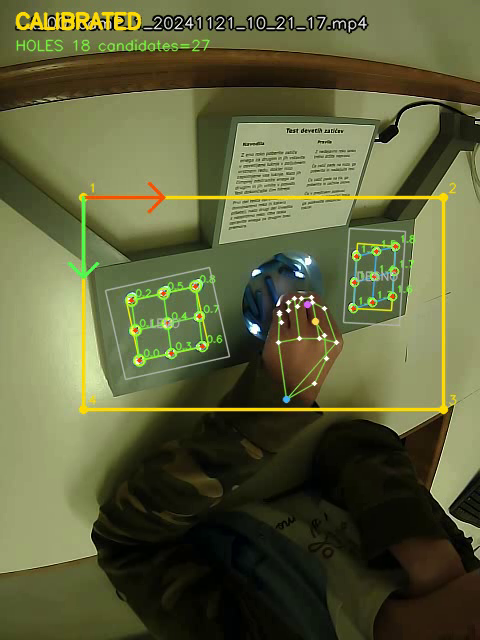
#> input picture LaTeX_example/fig/article/calibrated_frame.png, 480 x 640 px
$ python test_detect_side_hole_grids.py --image LaTeX_example/fig/article/calibrated_frame.png
#> lines starting #> are read from the running program, lines starting #| are printed output that depends on the picture; after the words box and inside, x2 and y2 are one past the last pixel; in counts of white or black regions, pixels touching at a corner belong together
import argparse
import json
import math
from collections import deque
from pathlib import Path
from typing import Dict, List, Optional, Tuple

import cv2
import numpy as np


Point = Tuple[float, float]


def merge_close_points(points: List[Dict], merge_dist_px: float) -> List[Dict]:
    merged: List[Dict] = []
    for point in points:
        found = False
        for existing in merged:
            dist = float(np.hypot(point["x"] - existing["x"], point["y"] - existing["y"]))
            if dist <= merge_dist_px:
                existing["x"] = 0.5 * (existing["x"] + point["x"])
                existing["y"] = 0.5 * (existing["y"] + point["y"])
                existing["r"] = max(existing["r"], point["r"])
                existing["area"] = max(existing["area"], point["area"])
                existing["score"] = max(existing["score"], point["score"])
                found = True
                break
        if not found:
            merged.append(dict(point))
    return merged


def detect_bright_hole_candidates(
    image_bgr: np.ndarray,
    gray_threshold: int,
    value_threshold: int,
    min_radius: float,
    max_radius: float,
    min_area: float,
    max_area: float,
    min_circularity: float,
) -> Tuple[List[Dict], np.ndarray]:
    gray = cv2.cvtColor(image_bgr, cv2.COLOR_BGR2GRAY)
    hsv = cv2.cvtColor(image_bgr, cv2.COLOR_BGR2HSV)
    value = hsv[:, :, 2]

    # The true holes are bright circular spots. The white text plate becomes one
    # large component and is rejected by area/radius; black text is not selected.
    mask = np.where((gray >= gray_threshold) | (value >= value_threshold), 255, 0).astype(np.uint8)
    mask = cv2.morphologyEx(mask, cv2.MORPH_OPEN, np.ones((2, 2), np.uint8), iterations=1)

    contours, _ = cv2.findContours(mask, cv2.RETR_EXTERNAL, cv2.CHAIN_APPROX_SIMPLE)
    points: List[Dict] = []

    for contour in contours:
        area = float(cv2.contourArea(contour))
        if area < min_area or area > max_area:
            continue

        perimeter = float(cv2.arcLength(contour, True))
        if perimeter <= 0:
            continue

        circularity = float(4.0 * math.pi * area / (perimeter * perimeter))
        if circularity < min_circularity:
            continue

        (x, y), radius = cv2.minEnclosingCircle(contour)
        if radius < min_radius or radius > max_radius:
            continue

        local_mask = np.zeros(gray.shape, dtype=np.uint8)
        cv2.drawContours(local_mask, [contour], -1, 255, -1)
        mean_value = float(cv2.mean(value, mask=local_mask)[0])

        points.append(
            {
                "x": float(x),
                "y": float(y),
                "r": float(radius),
                "area": area,
                "circularity": circularity,
                "mean_value": mean_value,
                "score": mean_value * circularity * area,
            }
        )

    points = merge_close_points(points, merge_dist_px=max(3.5, 1.2 * min_radius))
    points.sort(key=lambda item: (item["y"], item["x"]))
    return points, mask


def cluster_candidates(points: List[Dict], link_distance_px: float) -> List[List[int]]:
    if not points:
        return []

    coords = np.asarray([[p["x"], p["y"]] for p in points], dtype=np.float32)
    visited = np.zeros(len(points), dtype=bool)
    clusters: List[List[int]] = []

    for start in range(len(points)):
        if visited[start]:
            continue

        queue: deque[int] = deque([start])
        visited[start] = True
        cluster = []

        while queue:
            idx = queue.popleft()
            cluster.append(idx)
            dists = np.linalg.norm(coords - coords[idx].reshape(1, 2), axis=1)
            neighbors = np.where((dists <= link_distance_px) & (~visited))[0]
            for neighbor in neighbors:
                visited[int(neighbor)] = True
                queue.append(int(neighbor))

        clusters.append(cluster)

    clusters.sort(key=len, reverse=True)
    return clusters


# [105 lines left out: functions nearest_unused, score_grid, fit_best_3x3_grid, not called in this run]


def select_two_grids(points: List[Dict], clusters: List[List[int]], args: argparse.Namespace) -> List[Dict]:
    grids = []
    all_points = np.asarray([[p["x"], p["y"]] for p in points], dtype=np.float32)

    for cluster_id, cluster in enumerate(clusters):
        if len(cluster) < args.min_matches:
            continue

        cluster_points = all_points[cluster]
        grid = fit_best_3x3_grid(
            cluster_points=cluster_points,
            min_spacing_px=args.min_spacing_px,
            max_spacing_px=args.max_spacing_px,
            min_matches=args.min_matches,
        )
        if grid is None:
            continue

        grid["cluster_id"] = int(cluster_id)
        grid["cluster_size"] = int(len(cluster))
        center = np.mean(grid["expected_points"], axis=0)
        grid["center"] = [float(center[0]), float(center[1])]
        grid["point_indices"] = [int(cluster[i]) for i in grid["matched_indices"]]
        grids.append(grid)

    grids.sort(key=lambda item: item["score"], reverse=True)

    selected = []
    for grid in grids:
        center = np.asarray(grid["center"], dtype=np.float32)
        if any(float(np.linalg.norm(center - np.asarray(other["center"], dtype=np.float32))) < args.min_grid_separation_px for other in selected):
            continue
        selected.append(grid)
        if len(selected) == 2:
            break

    selected.sort(key=lambda item: item["center"][1])
    return selected


def draw_debug(image_bgr: np.ndarray, points: List[Dict], clusters: List[List[int]], grids: List[Dict], output_path: Path) -> None:
    debug = image_bgr.copy()

    for point in points:
        center = (int(round(point["x"])), int(round(point["y"])))
        cv2.circle(debug, center, int(round(max(3.0, point["r"]))), (180, 180, 180), 1)

    colors = [(0, 255, 0), (0, 180, 255)]
    for grid_id, grid in enumerate(grids):
        color = colors[grid_id % len(colors)]
        expected = grid["expected_points"]

        for row in range(3):
            p1 = tuple(np.round(expected[row * 3]).astype(int))
            p2 = tuple(np.round(expected[row * 3 + 2]).astype(int))
            cv2.line(debug, p1, p2, color, 2)
        for col in range(3):
            p1 = tuple(np.round(expected[col]).astype(int))
            p2 = tuple(np.round(expected[6 + col]).astype(int))
            cv2.line(debug, p1, p2, color, 2)

        for local_id, point in enumerate(expected):
            center = tuple(np.round(point).astype(int))
            cv2.circle(debug, center, 9, color, 2)
            cv2.circle(debug, center, 2, (0, 0, 255), -1)
            cv2.putText(debug, f"G{grid_id}_{local_id}", (center[0] + 5, center[1] - 5), cv2.FONT_HERSHEY_SIMPLEX, 0.42, color, 1, cv2.LINE_AA)

        label = "G{} matches={}/9 err={:.2f}px sp={:.1f}/{:.1f}px".format(
            grid_id,
            grid["matches"],
            grid["mean_error_px"],
            grid["spacing_u_px"],
            grid["spacing_v_px"],
        )
        y = 25 + grid_id * 25
        cv2.putText(debug, label, (12, y), cv2.FONT_HERSHEY_SIMPLEX, 0.62, (0, 0, 0), 3, cv2.LINE_AA)
        cv2.putText(debug, label, (12, y), cv2.FONT_HERSHEY_SIMPLEX, 0.62, color, 1, cv2.LINE_AA)

    summary = f"bright candidates={len(points)} clusters={len(clusters)} selected_grids={len(grids)}"
    cv2.putText(debug, summary, (12, debug.shape[0] - 15), cv2.FONT_HERSHEY_SIMPLEX, 0.62, (0, 0, 0), 3, cv2.LINE_AA)
    cv2.putText(debug, summary, (12, debug.shape[0] - 15), cv2.FONT_HERSHEY_SIMPLEX, 0.62, (255, 255, 255), 1, cv2.LINE_AA)
    cv2.imwrite(str(output_path), debug)


# [18 lines left out: function grid_to_json, not called in this run]


def parse_args() -> argparse.Namespace:
    parser = argparse.ArgumentParser(description="Test detector for the two visible 3x3 hole grids on one median image.")
    parser.add_argument(
        "--image",
        type=str,
        default="outputs_old_hole_calib_test/median_frame.png",
        help="Input median image.",
    )
    parser.add_argument("--output-dir", type=str, default="outputs_side_hole_test")
    parser.add_argument("--gray-threshold", type=int, default=170)
    parser.add_argument("--value-threshold", type=int, default=180)
    parser.add_argument("--min-radius", type=float, default=2.8)
    parser.add_argument("--max-radius", type=float, default=9.0)
    parser.add_argument("--min-area", type=float, default=15.0)
    parser.add_argument("--max-area", type=float, default=130.0)
    parser.add_argument("--min-circularity", type=float, default=0.25)
    parser.add_argument("--cluster-link-px", type=float, default=45.0)
    parser.add_argument("--min-spacing-px", type=float, default=16.0)
    parser.add_argument("--max-spacing-px", type=float, default=44.0)
    parser.add_argument("--min-matches", type=int, default=7)
    parser.add_argument("--min-grid-separation-px", type=float, default=90.0)
    return parser.parse_args()


def main() -> None:
    args = parse_args()
    image_path = Path(args.image)
    output_dir = Path(args.output_dir)
    output_dir.mkdir(parents=True, exist_ok=True)

    image = cv2.imread(str(image_path))
#> image is the input picture: shape (640, 480, 3); mean B, G, R 59.4, 96.2, 92.9
    if image is None:
        raise FileNotFoundError(f"Could not read image: {image_path}")

    points, mask = detect_bright_hole_candidates(
        image_bgr=image,
        gray_threshold=args.gray_threshold,
        value_threshold=args.value_threshold,
        min_radius=args.min_radius,
        max_radius=args.max_radius,
        min_area=args.min_area,
        max_area=args.max_area,
        min_circularity=args.min_circularity,
    )
#> in detect_bright_hole_candidates, `gray = cv2.cvtColor(image_bgr, cv2.COLOR_BGR2GRAY)`:
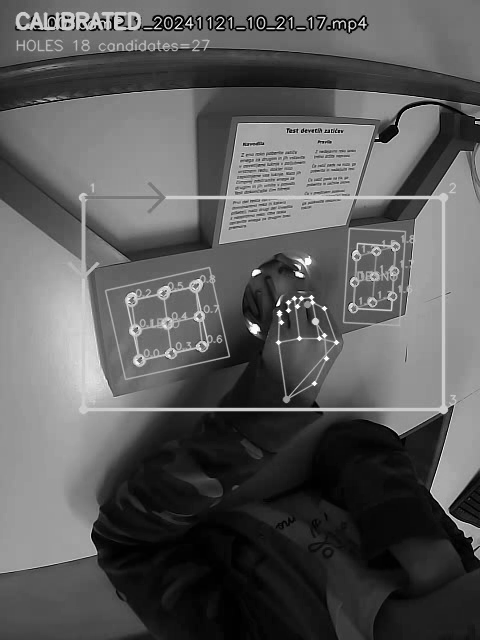
#> gray: shape (640, 480); min 0, max 255, mean 91
#> in detect_bright_hole_candidates, `hsv = cv2.cvtColor(image_bgr, cv2.COLOR_BGR2HSV)`: hsv: shape (640, 480, 3); mean H, S, V 34.6, 122, 99.4
#> in detect_bright_hole_candidates, `value = hsv[:, :, 2]`:
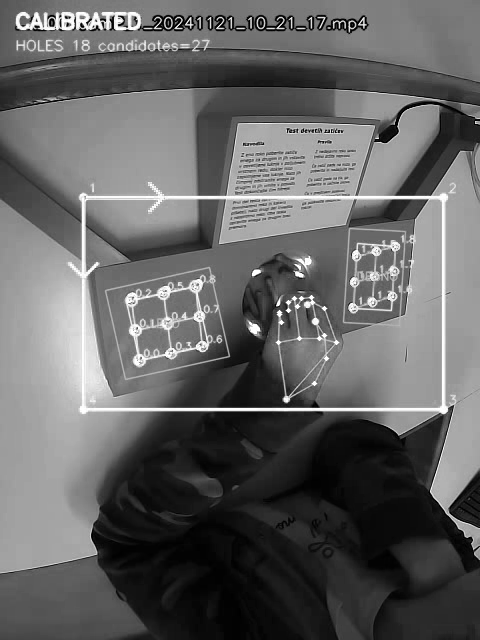
#> value: shape (640, 480); min 0, max 255, mean 99.4
#> in detect_bright_hole_candidates, `mask = np.where((gray >= gray_threshold) | (value >= value_threshold),..`:
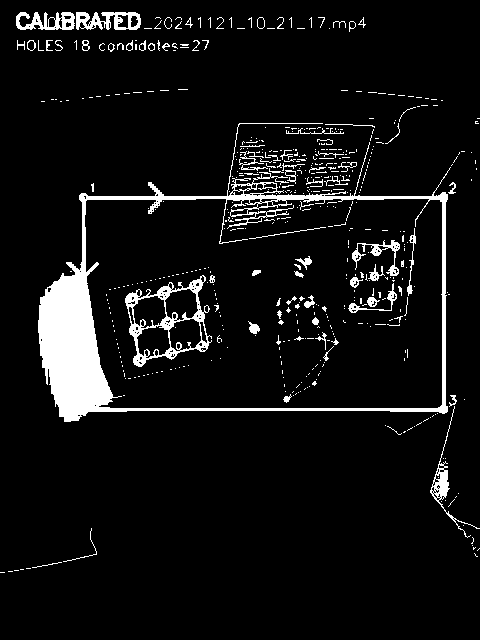
#> mask: shape (640, 480); 7.1% white; 532 white regions (459 under 20 px), largest, box (x1, y1, x2, y2) and area: (38, 123, 451, 422) 12781, (125, 275, 212, 367) 1851, (76, 12, 141, 30) 713
#> in detect_bright_hole_candidates, `mask = cv2.morphologyEx(mask, cv2.MORPH_OPEN, np.ones((2, 2), np.uint8..`:
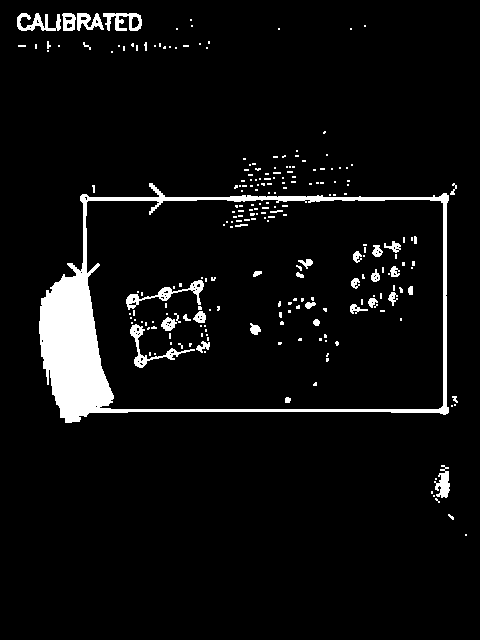
#> mask: shape (640, 480); 5.6% white; 231 white regions (193 under 20 px)
#> in detect_bright_hole_candidates, `contours, _ = cv2.findContours(mask, cv2.RETR_EXTERNAL, cv2.CHAIN_APPR..`: contours = 101 contours, 95 with area under 20; largest, box (x1, y1, x2, y2) and area: (39, 183, 449, 423) 83274, (103, 13, 142, 31) 361, (17, 13, 61, 31) 300, (77, 13, 104, 31) 246, (434, 465, 450, 498) 230, (62, 13, 76, 31) 188
#> the loop in detect_bright_hole_candidates, `for contour in contours:` made 101 passes
#> area on passes 7, 30: 229.5, 83273.5
#> after the loop in detect_bright_hole_candidates, `for contour in contours:`: points = []
#> points = []
    clusters = cluster_candidates(points, link_distance_px=args.cluster_link_px)
#> clusters = []
    grids = select_two_grids(points, clusters, args)
#> in select_two_grids, `all_points = np.asarray([[p["x"], p["y"]] for p in points], dtype=np.f..`: all_points = empty array
#> after the loop in select_two_grids, `for cluster_id, cluster in enumerate(clusters):`: grids = []
#> grids = []

    debug_path = output_dir / "side_hole_grids_debug.png"
    mask_path = output_dir / "bright_hole_mask.png"
    json_path = output_dir / "side_hole_grids.json"
    draw_debug(image, points, clusters, grids, debug_path)
#> in draw_debug, `cv2.putText(debug, summary, (12, debug.shape[0] - 15), cv2.FONT_HERSHE..`:
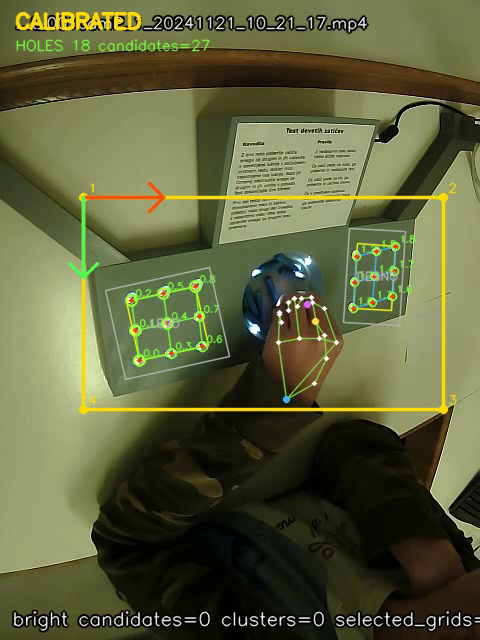
#> debug: shape (640, 480, 3); mean B, G, R 60.2, 96.6, 93.3
    cv2.imwrite(str(mask_path), mask)

    result = {
        "image": str(image_path),
        "candidate_count": len(points),
        "cluster_sizes": [len(cluster) for cluster in clusters],
        "selected_grid_count": len(grids),
        "grids": [grid_to_json(grid) for grid in grids],
        "parameters": vars(args),
    }
    with open(json_path, "w", encoding="utf-8") as f:
        json.dump(result, f, indent=2, ensure_ascii=False)

    print(f"Candidates: {len(points)}")
#| Candidates: 0
    print(f"Clusters: {[len(cluster) for cluster in clusters]}")
#| Clusters: []
    print(f"Selected 3x3 grids: {len(grids)}")
#| Selected 3x3 grids: 0
    for i, grid in enumerate(grids):
        print(
            "  grid {}: center=({:.1f},{:.1f}) matches={}/9 err={:.2f}px spacing={:.1f}/{:.1f}px".format(
                i,
                grid["center"][0],
                grid["center"][1],
                grid["matches"],
                grid["mean_error_px"],
                grid["spacing_u_px"],
                grid["spacing_v_px"],
            )
        )
#> this loop made 0 passes
    print(f"Debug image: {debug_path}")
    print(f"JSON: {json_path}")


if __name__ == "__main__":
    main()

$ run again, on LaTeX_example/fig/article/hand_landmarks_frame.png
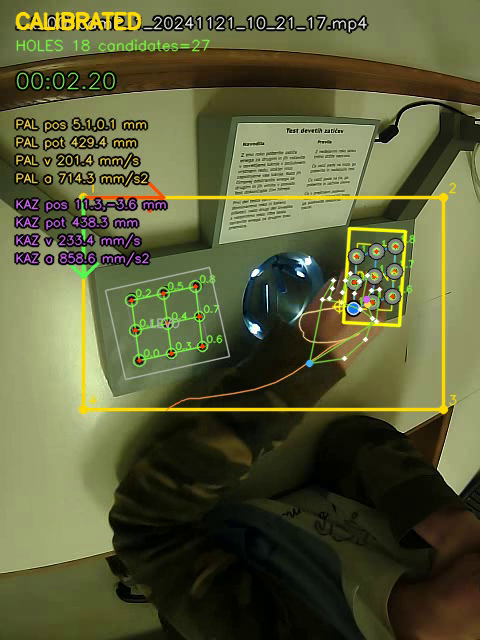
#> input picture LaTeX_example/fig/article/hand_landmarks_frame.png, 480 x 640 px
#> in main, image is the input picture: shape (640, 480, 3); mean B, G, R 56.9, 92.6, 89.9
#> hsv: shape (640, 480, 3); mean H, S, V 36.1, 127.7, 96.4
#> in detect_bright_hole_candidates, `mask = cv2.morphologyEx(mask, cv2.MORPH_OPEN, np.ones((2, 2), np.uint8..`:
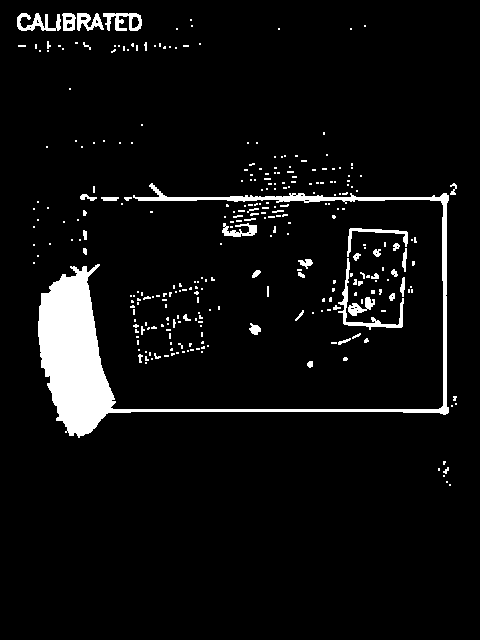
#> mask: shape (640, 480); 5.8% white; 300 white regions (252 under 20 px)
#> contours = 300 contours, 274 with area under 20; largest, box (x1, y1, x2, y2) and area: (38, 183, 449, 438) 10768, (338, 258, 404, 330) 416, (103, 13, 142, 31) 362, (17, 13, 61, 31) 300, (77, 13, 104, 31) 247
#> the loop in detect_bright_hole_candidates, `for contour in contours:` made 300 passes
#> (area, perimeter, circularity, x, y, radius, mean_value) on passes 11, 38, 51: (24.5, 19.07, 0.846, 310.2, 363.8, 3.37, 204.7), (23.5, 30.73, 0.313, 344, 341, 6.71, 182), (72, 39.8, 0.571, 254.1, 328.1, 6.56, 234)
#> after the loop in detect_bright_hole_candidates, `for contour in contours:`: points = 18 items
#> the loop in merge_close_points, `for point in points:` made 18 passes
#> after the loop in merge_close_points, `for point in points:`: existing = {'x': 109.5, 'y': 197.5, 'r': 8.51, 'area': 44, 'circularity': 0.367, 'mean_value': 202.7, 'score': 3270.7}; merged = 18 items
#> coords = 18 rows, first 8: [88, 197], [109.5, 197.5], [84.5, 234.5], [395.3, 246.7], [84.5, 251], [377, 252], [356.9, 256.5], [305, 261.5]
#> the loop in cluster_candidates, `for start in range(len(points)):` made 18 passes
#> after the loop in cluster_candidates, `for start in range(len(points)):`: clusters = [[0, 1, 2, 4], [3, 5, 6, 8, 11, 12], [7, 10, 13], [9], [14], [15], [16, 17]]
#> in main, `clusters = cluster_candidates(points, link_distance_px=args.cluster_li..`: clusters = [[3, 5, 6, 8, 11, 12], [0, 1, 2, 4], [7, 10, 13], [16, 17], [9], [14], [15]]
#> all_points has the same summary as coords in cluster_candidates
#> the loop in select_two_grids, `for cluster_id, cluster in enumerate(clusters):` made 7 passes
#> after the loop in select_two_grids, `for cluster_id, cluster in enumerate(clusters):`: grids = []
#> the loop in draw_debug, `for point in points:` made 18 passes
#> center on passes 1 to 8: (88, 197), (110, 198), (84, 234), (395, 247), (84, 251), (377, 252), (357, 257), (305, 262)
#> in draw_debug, `cv2.putText(debug, summary, (12, debug.shape[0] - 15), cv2.FONT_HERSHE..`:
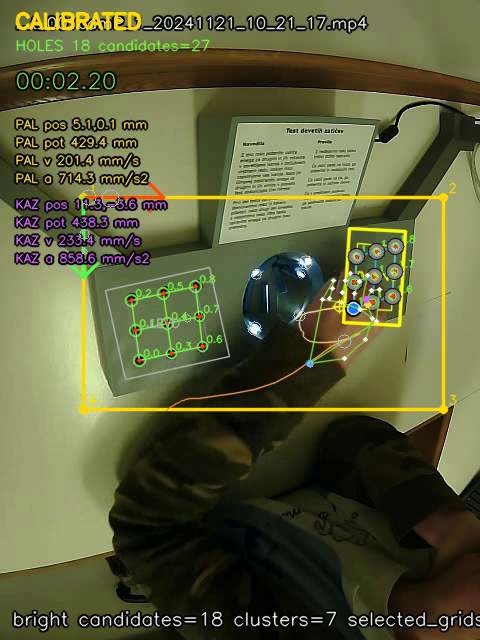
#> debug: shape (640, 480, 3); mean B, G, R 57.7, 92.9, 90.3
#| Candidates: 18
#| Clusters: [6, 4, 3, 2, 1, 1, 1]
#| Selected 3x3 grids: 0
